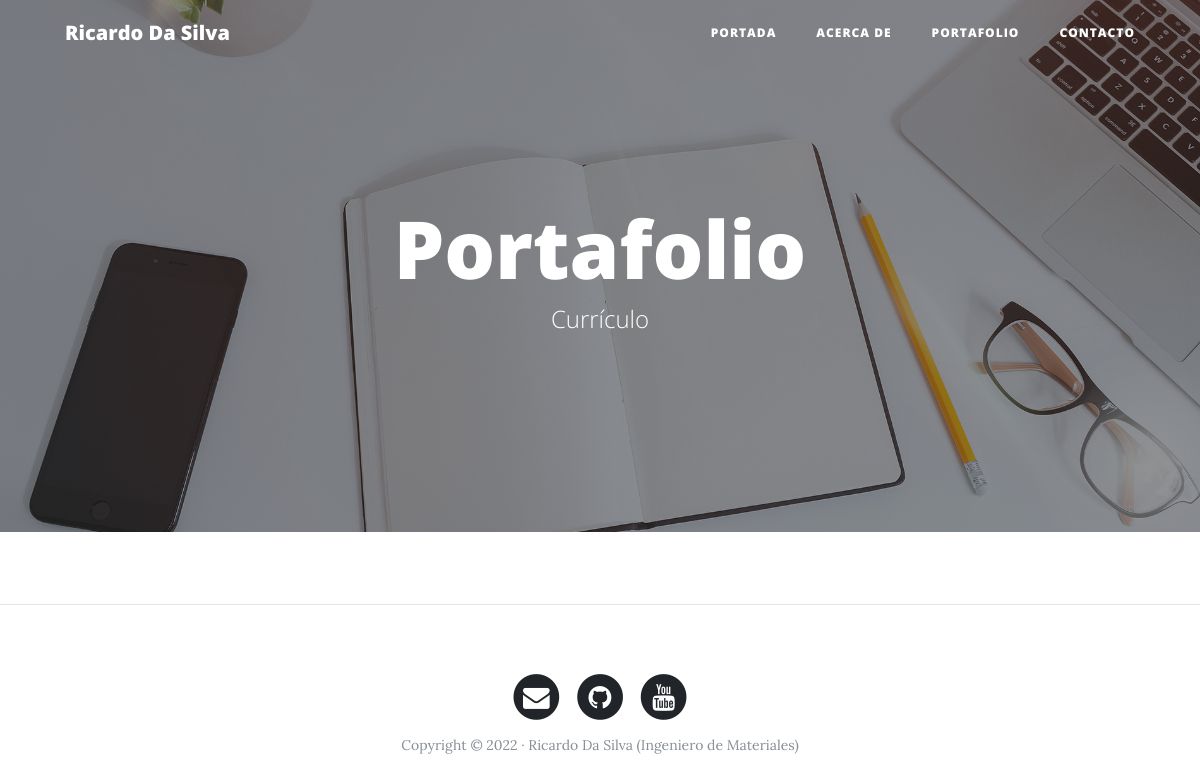
The app's page /portafolio/, older data.
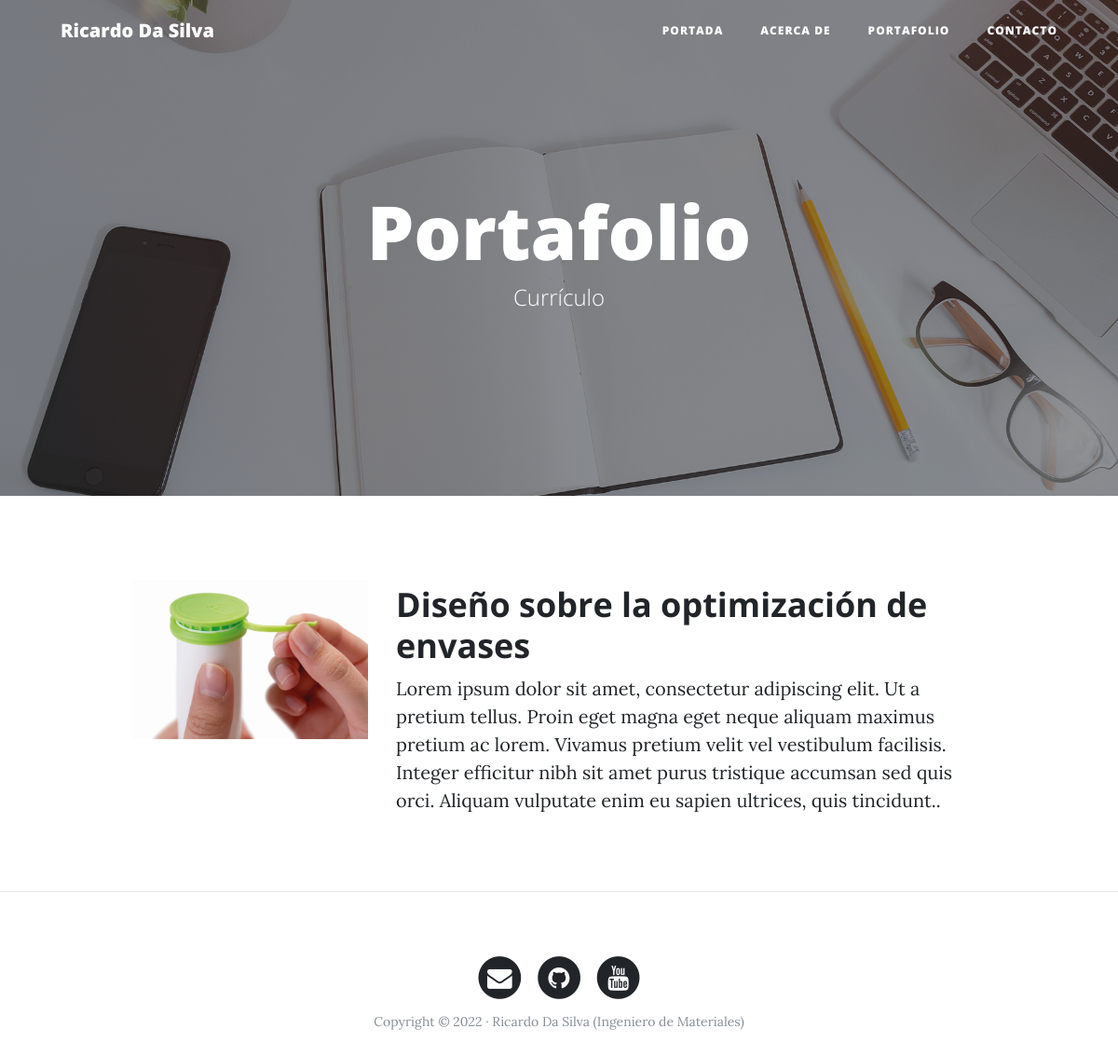
The same page, newer data.
### portfolio/models.py (models this page shows, shortened)
class Project(models.Model):
    title = models.CharField(max_length=200, verbose_name='Titulo')
    description =models.TextField(verbose_name='Descripcion')
    image =models.ImageField(verbose_name='Imagen', upload_to='projects')#todas las imagenes que se suban se van a guardar en la carpeta media/projects
    link=models.URLField(verbose_name= 'Mas informacion',null=True,blank=True)
    created =models.DateTimeField(auto_now_add=True,verbose_name='Fecha de creacion')
    updated =models.DateTimeField(auto_now=True,verbose_name='Fecha de edicion')
    class Meta:  #Se utiliza para dar detalees extendidos a la clase, ejemplo modificar el nombre project por proyecto, etc.
        verbose_name = "Proyecto"
        verbose_name_plural= "Proyectos"
        ordering = ["-created"]   # el guion delante hace que sea invertido la ordenacion

### portfolio/views.py (the view)
# urls.py: path('portafolio/', portfolio_views.portafolio, name='portafolio'),
def portafolio(request):
    projects = Project.objects.all()
    return render(request,"portfolio/portafolio.html",{'projects':projects})

### portfolio/templates/portfolio/portafolio.html (shortened to what this page needs)
{% extends 'core/base.html' %}
{% block background %}{% load static %}{% static 'core/img/portfolio-bg.jpg' %}{% endblock %}
{% block header %}
<h1>Portafolio</h1>
<span class="subheading">Currículo</span>
{% endblock %}
{% block content%}
	{% for project in projects %}
	<div class="row project">
				<div class="col-lg-3 col-md-4 offset-lg-1">
					<img class="img-fluid" src="{{project.image.url}}" alt="">
				</div>
				<div class="col-lg-7 col-md-8">
					<h2 class="section-heading title">{{project.title}}</h2>
				<p>{{project.description}}</p>
				</div>
			</div>
	{% endfor %}
{% endblock %}

Row changes from the older to the newer data that the page shows:
added Project: image (picture), title "Diseño sobre la optimización de envases", description "Lorem ipsum dolor sit amet, consectetur adipiscing elit. Ut a pretium tellus. Proin eget magna eget neque aliquam maximus pretium ac lorem. Vivamus pretium velit vel vestibulum facilisis. Integer efficitur nibh sit amet purus tristique accumsan sed quis orci. Aliquam vulputate enim eu sapien ultrices, quis tincidunt.."
